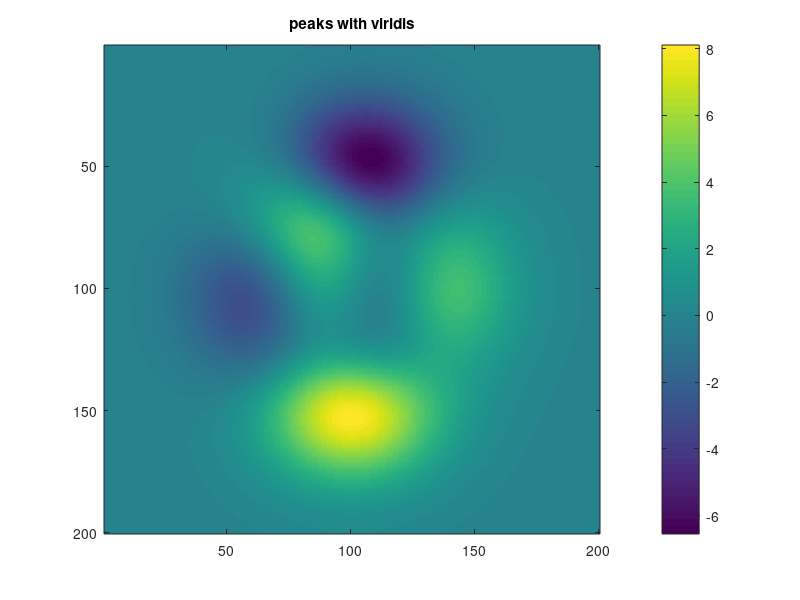
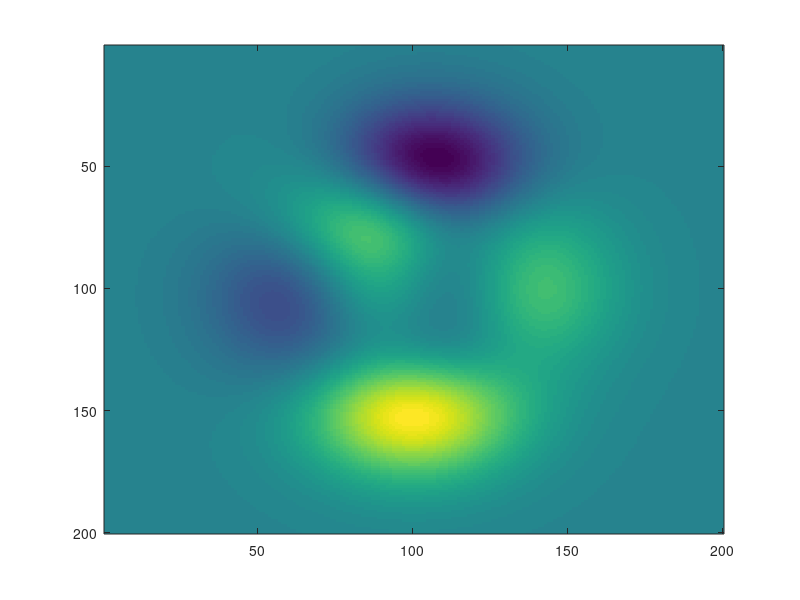

MATLAB code to generate these figures, in order: (Note: this script raises an error after producing the figures.)
% BASIC_USAGE  Minimal sciColorMap usage.
%
% From the repository root:
%   addpath(genpath(pwd))   % puts colormaps/ and src/+scm on the path
%   run examples/basic_usage.m

%% Drop-in: use a colormap like a MATLAB built-in
figure;
imagesc(peaks(200));
colormap(viridis);      % from colormaps/, resolved on the path
colorbar;
title('peaks with viridis');

%% Custom resolution
figure;
imagesc(peaks(200));
colormap(batlow(128));  % 128-color version
colorbar;
title('peaks with batlow(128)');

%% Preview tools (packaged under +scm)
scm.show_cm('vik');     % preview one colormap
scm.show_gallery;       % preview the whole catalog
